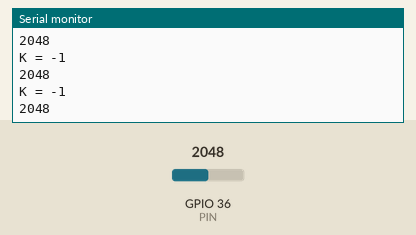
A program run on a simulated ESP32. Shown: the last lines printed to the serial monitor. Inputs (shaded band) come from the test bench; at power-on: GPIO 36 (PIN) = 2048.

Above: at 1.2 s.
1.3 s: GPIO 36 (PIN) set to 2866
At 2.1 s:
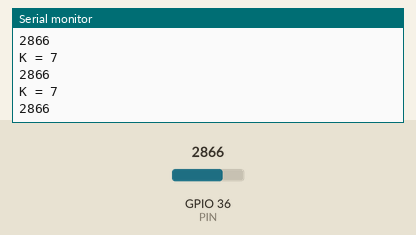
2.8 s: GPIO 36 (PIN) set to 3603
At 3.3 s:
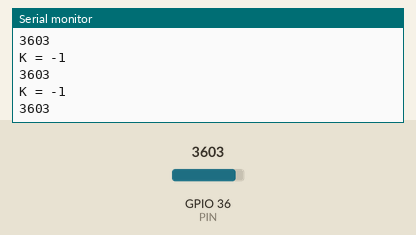
Timing chart, 0 to 5.8 s (numbered marks = the images above; inputs shaded):
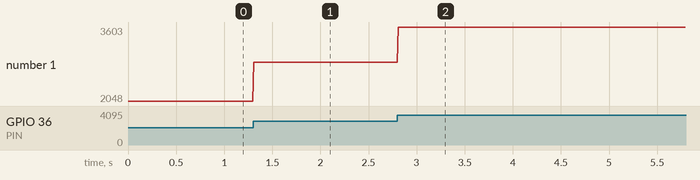

Measured:
- after the input at 1.3 s, the serial monitor: prints a new line at once (image 1)
- after the input at 2.8 s, the serial monitor: prints a new line at once (image 2)
- plotted number 1: 2048 → 2866 after the input at 1.3 s, 2866 → 3603 after the input at 2.8 s

The program:

main.cpp
```cpp
// #include <Arduino.h>
// #define PIN 36      //Read Pin

// void setup() {
//   Serial.begin(115200);
// }

// void loop() {
//   // read the value from the sensor:
//   Serial.println(analogRead(PIN));
//   delay(10);
// }

#include <Arduino.h>
#define RESOLUTION 12   //ADC resoltuion
#define MAXVALUE pow(2,RESOLUTION)  //Resolution corresponding value
#define PRECISION 10   //Admissible error
#define PIN 36    //Read pin

uint32_t ADKeyVal[10] = {0};   //Corresponding key value
uint32_t ADCKeyIn = 0;

void ADKeybegin(){
  float RESValue[10] = {0, 3, 6.2, 9.1, 15, 24, 33, 51, 100, 220};  //Resistor resistance
  for(uint8_t i = 0; i < 10; i++){
    ADKeyVal[i] = RESValue[i]/(RESValue[i]+22)*MAXVALUE;
  }
}

void setup() {
  Serial.begin(115200);
  ADKeybegin();
}

int8_t getKey(){
  for(uint8_t i = 0; i < 10;i++){
    if(ADCKeyIn > ADKeyVal[i]){
      if((ADCKeyIn - ADKeyVal[i]) < PRECISION){
        return i;
      }
    } else{
      if((ADKeyVal[i] - ADCKeyIn) < PRECISION){
        return i;
      }
    }
  }
  return -1;
}

void loop() {
  ADCKeyIn = analogRead(PIN);
  if(ADCKeyIn < (MAXVALUE-PRECISION)){
    Serial.print("K = ");
    Serial.println(getKey());
    Serial.println(ADCKeyIn);
  }
  delay(10);
}
```
